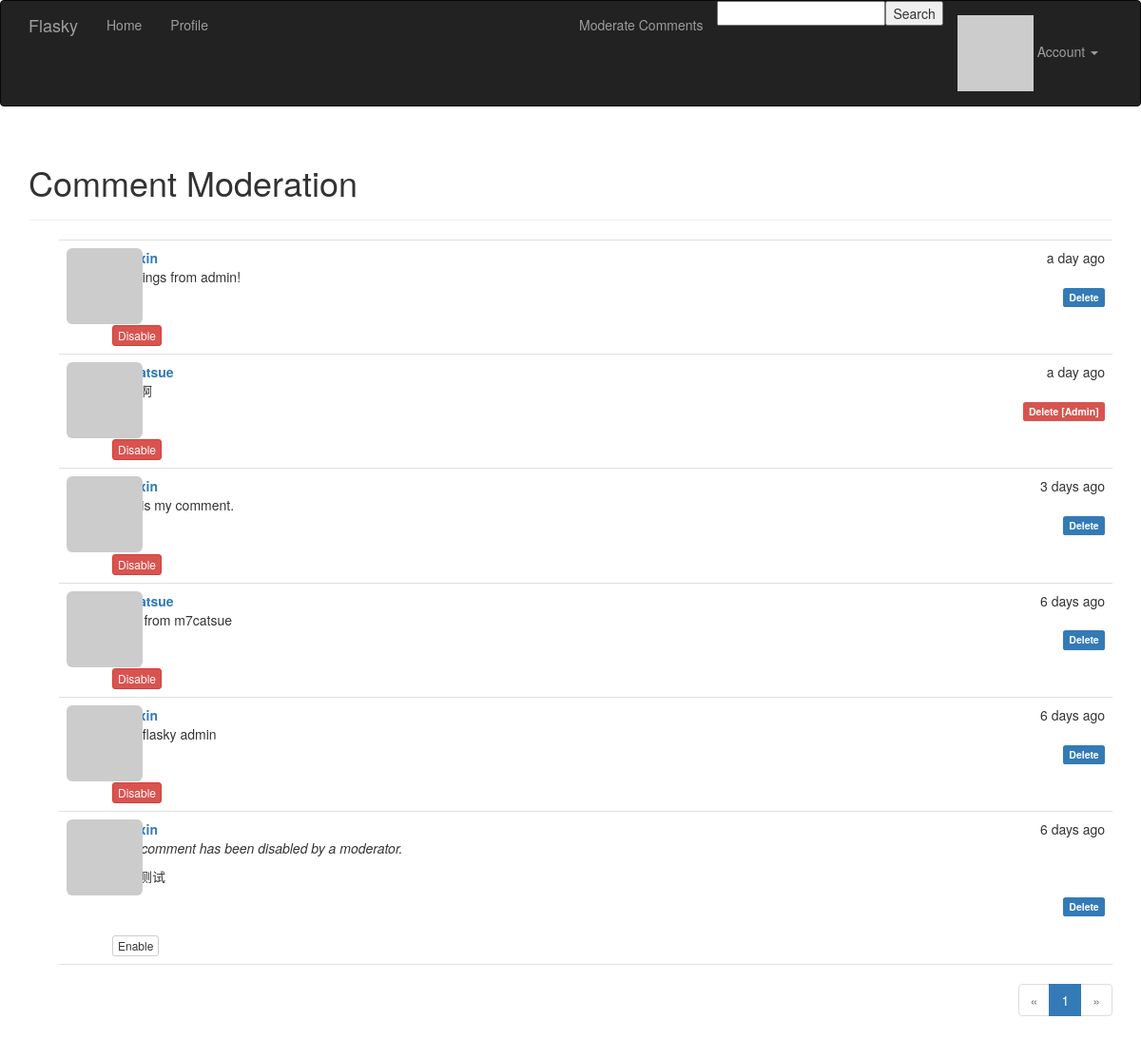
Page /moderate (signed in) on the earlier database version.
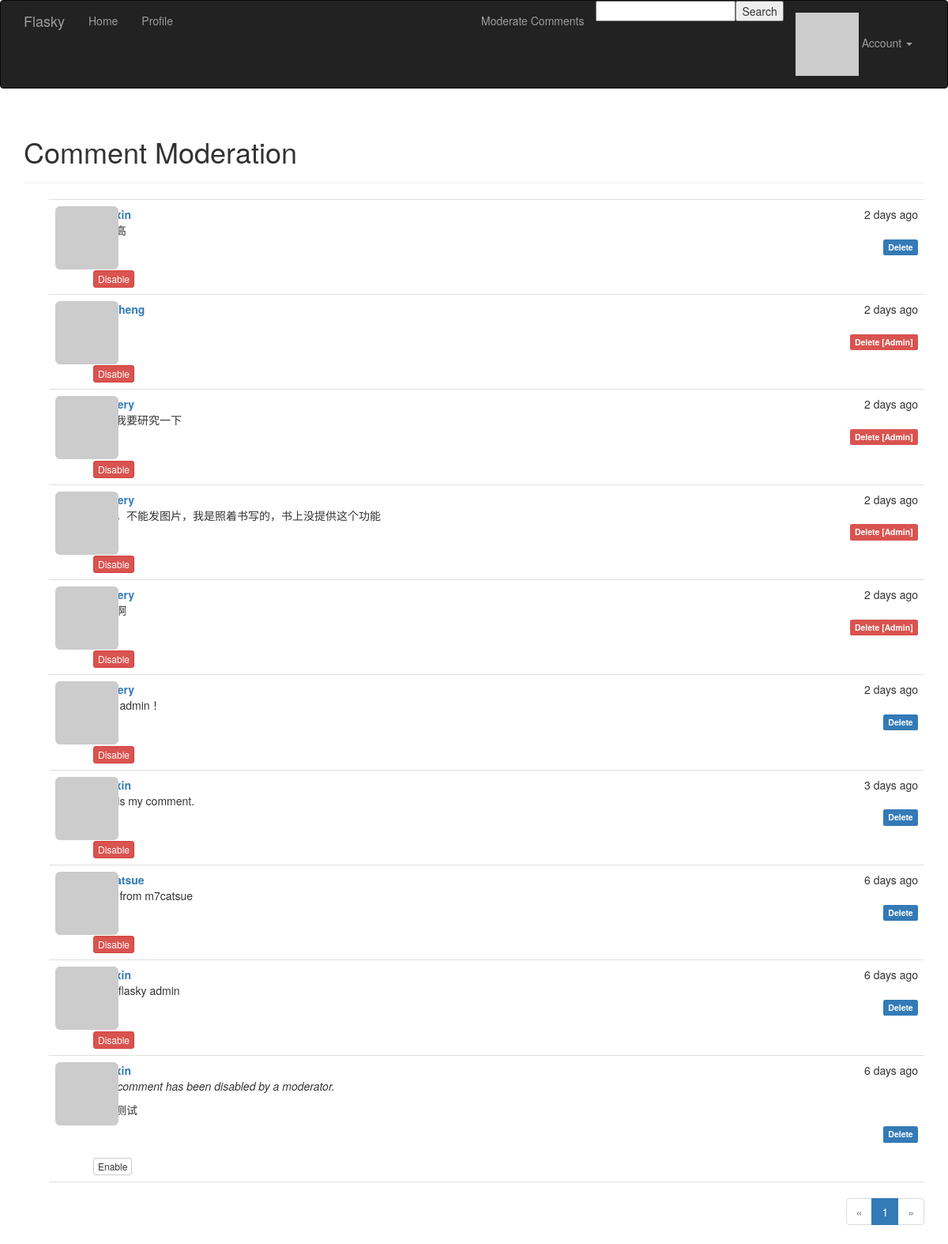
Same page on the later database version.
### app/models.py (models this page shows, shortened)
class Comment(db.Model):
    __tablename__ = 'comments'
    id = db.Column(db.Integer, primary_key=True)
    body = db.Column(db.Text)
    body_html = db.Column(db.Text)
    timestamp = db.Column(db.DateTime, index=True, default=datetime.utcnow)
    disabled = db.Column(db.Boolean)                       # 布尔型变量,表示该评论是否被管理员屏蔽
    author_id = db.Column(db.Integer, db.ForeignKey('users.id'))
    post_id = db.Column(db.Integer, db.ForeignKey('posts.id'))

class User(UserMixin, db.Model):
    __tablename__ = 'users'
    id = db.Column(db.Integer, primary_key=True)
    email = db.Column(db.String(64), unique=True, index=True)
    username = db.Column(db.String(64), unique=True, index=True)
    role_id = db.Column(db.Integer, db.ForeignKey('roles.id'))
    password_hash = db.Column(db.String(128))
    confirmed = db.Column(db.Boolean, default=False)
    name = db.Column(db.String(64))
    location = db.Column(db.String(64))
    about_me = db.Column(db.Text())
    member_since = db.Column(db.DateTime(), default=datetime.utcnow)
    last_seen = db.Column(db.DateTime(), default=datetime.utcnow)
    avatar_hash = db.Column(db.String(32))
    posts = db.relationship('Post', backref='author', lazy='dynamic')           # 由Post.author获得对应的User实例;User.posts得到用户的所有Post实例
    followed = db.relationship('Follow',
                               foreign_keys=[Follow.follower_id],               # [IMP] 这里foreign_key是指当前user.id在Follow模型中的foreign_key
                               backref=db.backref('follower', lazy='joined'),   # 为了消除外键间的歧义(2个外键),定义关系时须用可选参数foreign_keys指定的外键
                               lazy='dynamic',                                  # [IMP] backref()参数并不是指定这两个关系之间的引用关系,而是回引Follow模型
                               cascade='all, delete-orphan')                    # joined模式实现立即从关联查询结果中加载相关对象(list of instances)
    followers = db.relationship('Follow',                                       # dynamic模式:不会直接返回记录,返回可添加额外过滤器的查询对象
                                foreign_keys=[Follow.followed_id],              # cascade参数配置在父对象上执行的操作对相关对象的影响
                                backref=db.backref('followed', lazy='joined'),  # 'all, delete-orphan'表示启用所有默认层叠选项,且还要删除孤儿记录
                                lazy='dynamic',
                                cascade='all, delete-orphan')                   # 多对多关系定义为两个一对多关系:user.followed 和 user.followers
    comments = db.relationship('Comment', backref='author', lazy='dynamic')
    @property
    def password(self):
        """password不可读"""
        raise AttributeError('Password is not a readable attribute.')
    def can(self, permissions):
        return self.role is not None and \
            (self.role.permissions & permissions) == permissions  # [IMP] 按位与运算: 两位同时为1，结果才为1，否则为0
    def is_administrator(self):
        return self.can(Permission.ADMINISTER)
    def ping(self):
        self.last_seen = datetime.utcnow()
        db.session.add(self)
        db.session.commit()
    def gravatar(self, size=100, default='identicon', rating='g'):
        if request.is_secure:
            url = 'https://cn.gravatar.com/avatar'
        else:
            url = 'http://cn.gravatar.com/avatar'
        hash = self.avatar_hash or hashlib.md5(
            self.email.encode('utf-8')).hexdigest()
        return '{url}/{hash}?s={size}&d={default}&r={rating}'.format(
            url=url, hash=hash, size=size, default=default, rating=rating)

### app/main/views.py (the view)
@main.route('/moderate')
@login_required
@permission_required(Permission.MODERATE_COMMENTS)
def moderate():
    page = request.args.get('page', 1, type=int)
    pagination = Comment.query.order_by(Comment.timestamp.desc()).paginate(
        page, per_page=current_app.config['FLASKY_COMMENTS_PER_PAGE'],
        error_out=False)
    comments = pagination.items
    return render_template('moderate.html', comments=comments,                # moderate.html中套用_comments.html子模板(处理具体评论是否显示)
                           pagination=pagination, page=page)                  # moderate.html只有高级权限才能访问

### app/main/forms.py
class SearchForm(FlaskForm):
    search = StringField('Search', validators=[DataRequired()])

### app/auth/views.py (called while the page is built)
@auth.before_app_request
def before_request():
    if current_user.is_authenticated:
        current_user.ping()                                  # [IMP] 更新数据库User模型的last_seen属性
        g.search_form = SearchForm()                         # [IMP] 创建搜索表单对象并使得其对所有模版可用,存放在全局变量g中
        if not current_user.confirmed \
            and request.endpoint[:5] != 'auth.' \
            and request.endpoint != 'static':
            return redirect(url_for('auth.unconfirmed'))

### app/main/__init__.py (called while the page is built)
@main.app_context_processor
def inject_permissions():
    return dict(Permission=Permission)

### app/main/views.py (called while the page is built)
@main.after_app_request                                                 # 在视图函数处理完请求之后执行
def after_request(response):
    for query in get_debug_queries():
        if query.duration >= current_app.config['FLASKY_SLOW_DB_QUERY_TIME']:
            current_app.logger.warning(
                'Slow query: %s\nParameters: %s\nDuration: %fs\nContext: %s\n'
                % (query.statement, query.parameters, query.duration,
                   query.context))
    return response

### app/models.py (called while the page is built)
@login_manager.user_loader
def load_user(user_id):
    return User.query.get(int(user_id))

### app/templates/moderate.html (shortened to what this page needs)
{% extends "base.html" %}
{% import "_macros.html" as macros %}
{% block page_content %}
<div class="page-header">
    <h1>Comment Moderation</h1>
</div>
{% set moderate = True %}
{% include '_comments.html' %}
{% if pagination %}
<div class="pagination">
    {{ macros.pagination_widget(pagination, '.moderate') }}
</div>
{% endif %}
{% endblock %}

### app/templates/base.html (shortened to what this page needs)
{% extends "bootstrap/base.html" %}
{% block head %}
{{ super() }}
<link rel="stylesheet" type="text/css" href="{{ url_for('static', filename='styles.css') }}">
{% endblock %}
{% block navbar %}
<div class="navbar navbar-inverse" role="navigation">
    <div class="container">
        <div class="navbar-header">
            <a class="navbar-brand" href="{{ url_for('main.index') }}">Flasky</a>
        </div>
        <div class="navbar-collapse collapse">
            <ul class="nav navbar-nav">
                <li><a href="{{ url_for('main.index') }}">Home</a></li>
                {% if current_user.is_authenticated %}
                <li><a href="{{ url_for('main.user', username=current_user.username) }}">Profile</a></li>
                {% endif %}
            </ul>
            <ul class="nav navbar-nav navbar-right">
                {% if current_user.can(Permission.MODERATE_COMMENTS) %}
                <li><a href="{{ url_for('main.moderate') }}">Moderate Comments</a></li>
                {% endif %}
                {% if current_user.is_authenticated %}
                <li>
                <form style="display: inline;" action="{{url_for('main.search')}}" method="post" name="search">{{g.search_form.hidden_tag()}}{{g.search_form.search(size=20)}}<input type="submit" value="Search"></form>
                </li>
                <li class="dropdown">
                    <a href="#" class="dropdown-toggle" data-toggle="dropdown">
                        <img src="{{ current_user.gravatar(size=18) }}">
                        Account <b class="caret"></b>
                    </a>
                </li>
                {% else %}
                <li><a href="{{ url_for('auth.login') }}">Log In</a></li>
                {% endif %}
            </ul>
        </div>
    </div>
</div>
{% endblock %}
{% block content %}
<div class="container">
    {% block page_content %}{% endblock %}
</div>
{% endblock %}

### app/templates/_macros.html
{% macro pagination_widget(pagination, endpoint, fragment='') %}
<ul class="pagination">
    <li {% if not pagination.has_prev %} class="disabled"{% endif %}>
        <a href="{% if pagination.has_prev %}{{ url_for(endpoint, page=pagination.prev_num, **kwargs) }}{{ fragment }}{% else %}#{% endif %}">
            &laquo;
        </a>
    </li>
    {% for p in pagination.iter_pages() %}
        {% if p %}
            {% if p == pagination.page %}
            <li class="active">
                <a href="{{ url_for(endpoint, page = p, **kwargs) }}{{ fragment }}">{{ p }}</a>
            </li>
            {% else %}
            <li>
                <a href="{{ url_for(endpoint, page = p, **kwargs) }}{{ fragment }}">{{ p }}</a>
            </li>
            {% endif %}
        {% else %}
        <li class="disabled"><a href="#">&hellip;</a></li>
        {% endif %}
    {% endfor %}
    <li{% if not pagination.has_next %} class="disabled"{% endif %}>
        <a href="{% if pagination.has_next %}{{ url_for(endpoint, page=pagination.next_num, **kwargs) }}{{ fragment }}{% else %}#{% endif %}">
            &raquo;
        </a>
    </li>
</ul>
{% endmacro %}

### app/templates/_comments.html
<ul class="comments">
    {% for comment in comments %}
    <li class="comment">
        <div class="comment-thumbnail">
            <a href="{{ url_for('.user', username=comment.author.username) }}">
                <img class="img-rounded profile-thumbnail" src="{{ comment.author.gravatar(size=40) }}">
            </a>
        </div>
        <div class="comment-content">
            <div class="comment-date">{{ moment(comment.timestamp).fromNow() }}</div>
            <div class="comment-author"><a href="{{ url_for('.user', username=comment.author.username) }}">{{ comment.author.username }}</a></div>
            <div class="comment-body">
                {% if comment.disabled %}
                <p><i>This comment has been disabled by a moderator.</i></p>
                {% endif %}
                {% if moderate or not comment.disabled %}
                    {% if comment.body_html %}
                        {{ comment.body_html | safe }}
                    {% else %}
                        {{ comment.body }}
                    {% endif %}
                {% endif %}
            </div>
            <div class="comment-footer">
                {% if current_user == comment.author or current_user == comment.post.author %}
                <a href="{{ url_for('.delete_comment', id=comment.id) }}">
                    <span class="label label-primary">Delete</span>
                </a>
                {% elif current_user.is_administrator() %}
                <a href="{{ url_for('.delete_comment', id=comment.id) }}">
                    <span class="label label-danger">Delete [Admin]</span>
                </a>
                {% endif %}
            </div>
            {% if moderate %}
                <br>
                {% if comment.disabled %}
                <a class="btn btn-default btn-xs" href="{{ url_for('.moderate_enable', id=comment.id, page=page) }}">Enable</a>
                {% else %}
                <a class="btn btn-danger btn-xs" href="{{ url_for('.moderate_disable', id=comment.id, page=page) }}">Disable</a>
                {% endif %}
            {% endif %}
        </div>
    </li>
    {% endfor %}
</ul>

### app/static/styles.css (style rules this page uses)
.profile-thumbnail { position: absolute; }
div.comment-footer { text-align: right; }
ul.comments { list-style-type: none; padding: 0px; margin: 16px 0px 0px 0px; }
ul.comments li.comment { margin-left: 32px; padding: 8px; border-bottom: 1px solid #e0e0e0; }
ul.comments li.comment:nth-child(1) { border-top: 1px solid #e0e0e0; }
div.comment-date { float: right; }
div.comment-author { font-weight: bold; }
div.comment-thumbnail { position: absolute; }
div.comment-content { margin-left: 48px; min-height: 48px; }
div.pagination { width: 100%; text-align: right; padding: 0px; margin: 0px; }

Differences in the rows shown:
removed Comment: timestamp "a day ago", body_html "greetings from admin!"
removed Comment: timestamp "a day ago", author.username "m7catsue"
added Comment: timestamp "2 days ago"
added Comment: timestamp "2 days ago", author.username "QiYuheng"
added Comment: timestamp "2 days ago", body_html "这个我要研究一下"
added Comment: timestamp "2 days ago", body_html "不行，不能发图片，我是照着书写的，书上没提供这个功能"
added Comment: timestamp "2 days ago"
added Comment: timestamp "2 days ago", body_html "hello admin！"
